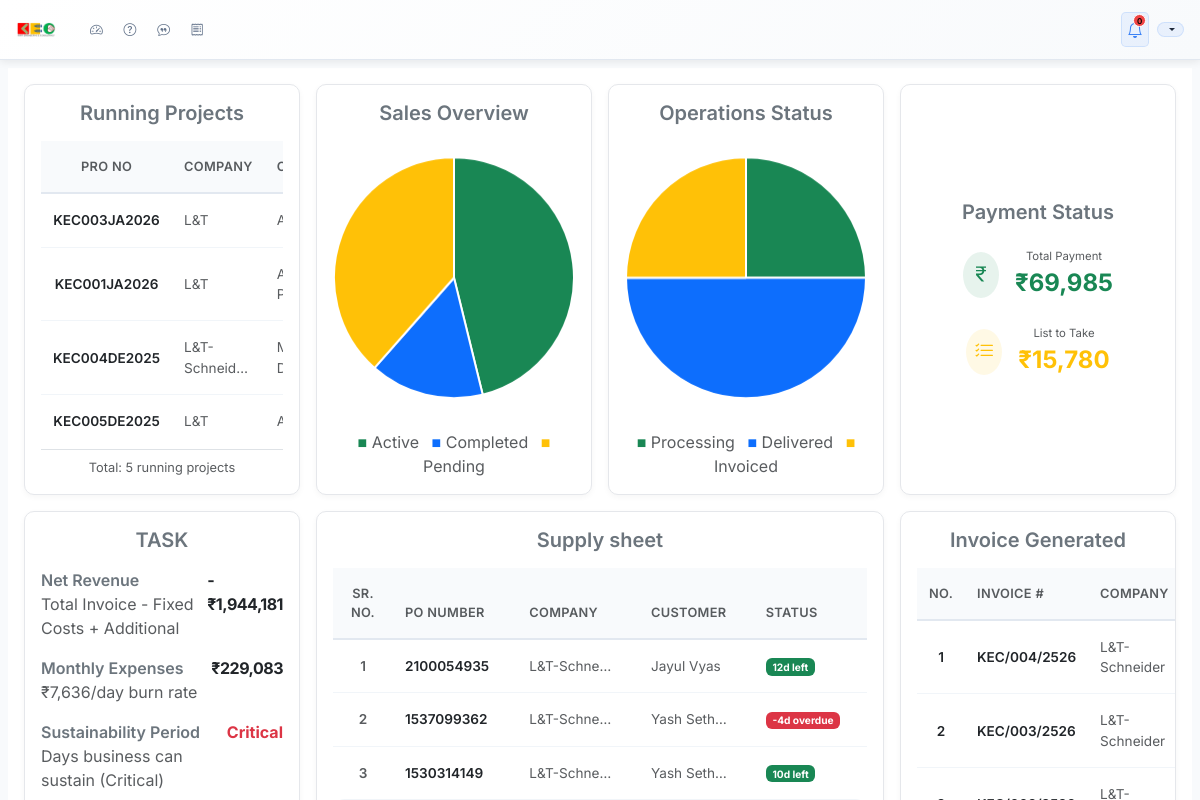
The page / (signed in) on the database as committed earlier.
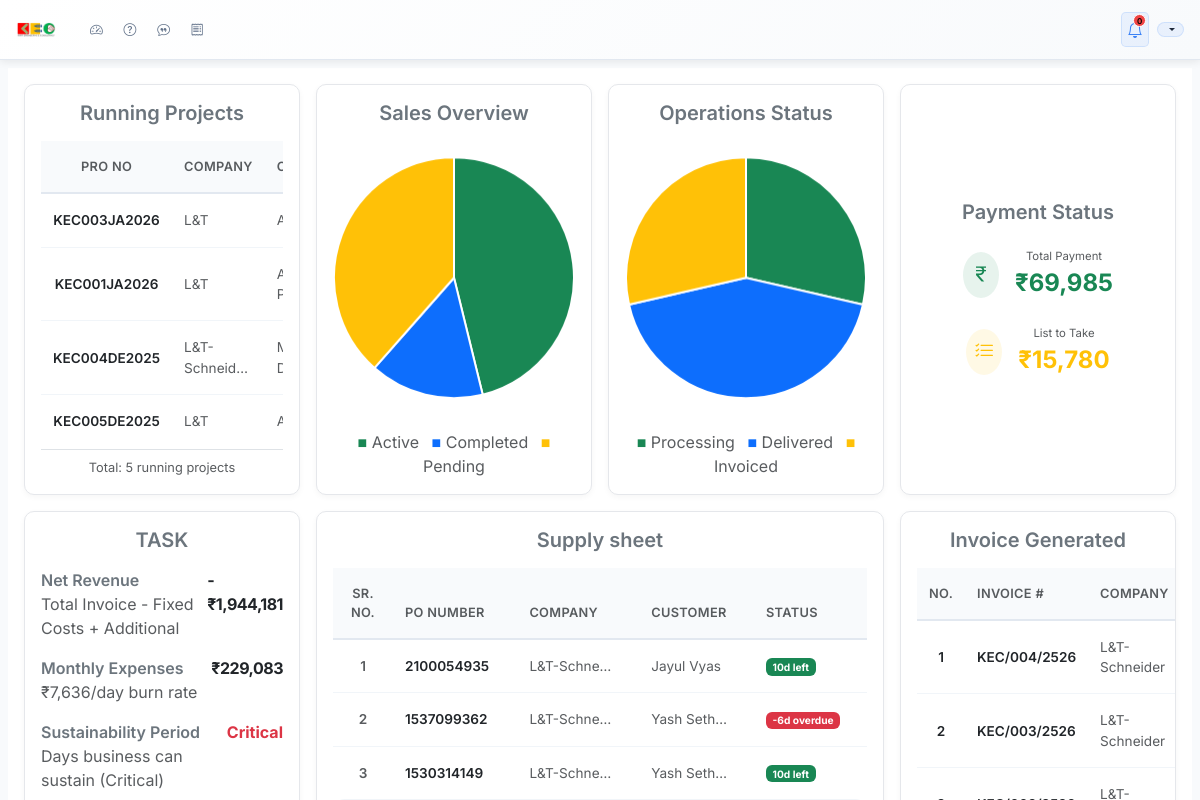
The same page on the database as committed later.
### dashboard/models.py (models this page shows, shortened)
class PurchaseOrder(models.Model):
    po_number = models.CharField(max_length=50, verbose_name="PO Number")
    order_date = models.DateField(verbose_name="Order Date")
    company = models.ForeignKey(Contact, on_delete=models.CASCADE, verbose_name="Company", related_name='purchase_orders')
    customer_name = models.CharField(max_length=200, verbose_name="Customer Name")
    order_value = models.DecimalField(max_digits=12, decimal_places=2, verbose_name="Order Value")
    days_to_mfg = models.PositiveIntegerField(verbose_name="Days to Manufacturing")
    delivery_date = models.DateField(verbose_name="Delivery Date", blank=True, null=True)
    due_days = models.IntegerField(verbose_name="Due Days", blank=True, null=True, help_text="Positive: days remaining, Negative: days overdue")
    remarks = models.TextField(blank=True, null=True, verbose_name="Remarks")
    payment_terms = models.PositiveIntegerField(
        blank=True,
        null=True,
        verbose_name="Payment Terms (Days)",
        help_text="Enter payment terms in days (e.g., 45 for 45 days)"
    )
    sales_person = models.ForeignKey(
        User,
        on_delete=models.SET_NULL,
        null=True,
        blank=True,
        related_name='sales_orders',
        limit_choices_to={'userprofile__roles__contains': 'sales'},
        verbose_name="Sales Person"
    )
    sales_percentage = models.DecimalField(
        max_digits=5,
        decimal_places=2,
        null=True,
        blank=True,
        verbose_name="Sales Percentage (%)",
        help_text="Enter percentage (e.g., 5.50 for 5.5%)"
    )
    project_manager = models.ForeignKey(
        User,
        on_delete=models.SET_NULL,
        null=True,
        blank=True,
        related_name='managed_orders',
        limit_choices_to={'userprofile__roles__contains': 'project_manager'},
        verbose_name="Project Manager"
    )
    project_manager_percentage = models.DecimalField(
        max_digits=5,
        decimal_places=2,
        null=True,
        blank=True,
        verbose_name="Project Manager Percentage (%)",
        help_text="Enter percentage (e.g., 3.25 for 3.25%)"
    )
    created_at = models.DateTimeField(auto_now_add=True)
    updated_at = models.DateTimeField(auto_now=True)
    class Meta:
        verbose_name = "Purchase Order"
        verbose_name_plural = "Purchase Orders"
        ordering = ['-created_at']

class Contact(models.Model):
    email = models.EmailField(verbose_name="Email Address", blank=True, null=True)
    phone = models.CharField(max_length=20, verbose_name="Phone Number", blank=True, null=True)
    company = models.ForeignKey(Company, on_delete=models.CASCADE, verbose_name="Company")
    location_city = models.CharField(max_length=100, verbose_name="Location (City)", blank=True)
    individual_address = models.TextField(verbose_name="Individual Address", blank=True, null=True)
    customer_name = models.CharField(max_length=200, verbose_name="Customer Name", blank=True, null=True)
    email = models.EmailField(verbose_name="Email Address", blank=True, null=True)  # Legacy field
    plant = models.CharField(max_length=100, verbose_name="Plant Location", blank=True, null=True)
    address = models.TextField(verbose_name="Address", blank=True, null=True)
    created_at = models.DateTimeField(auto_now_add=True)
    updated_at = models.DateTimeField(auto_now=True)
    class Meta:
        verbose_name = "Contact"
        verbose_name_plural = "Contacts"
        ordering = ['-created_at']

class Company(models.Model):
    company_name = models.CharField(max_length=200, verbose_name="Company Name")
    city = models.CharField(max_length=100, verbose_name="City")
    address = models.TextField(verbose_name="Company Address")
    created_at = models.DateTimeField(auto_now_add=True)
    updated_at = models.DateTimeField(auto_now=True)
    class Meta:
        verbose_name = "Company"
        verbose_name_plural = "Companies"
        ordering = ['company_name', 'city']
        unique_together = ['company_name', 'city']

### dashboard/views.py (the view)
# urls.py: path('', views.dashboard_view, name='index'),
@login_required
def dashboard_view(request):
    from decimal import Decimal
    from django.db.models import Count, Case, When, IntegerField, Max
    from datetime import datetime
    user_role = request.user.userprofile.get_roles_list()
    context = {
        'user_role': user_role,
    }
    if user_role in ['admin', 'manager']:
        context.update(get_full_dashboard_data())
    elif user_role == 'sales':
        context.update(get_sales_dashboard_data(request.user))
    elif user_role == 'project_manager':
        context.update(get_project_manager_dashboard_data(request.user))
    else:
        context.update(get_basic_dashboard_data())
    return render(request, 'dashboard/index.html', context)

### dashboard/models.py (called while the page is built)
    def get_roles_list(self):
        if self.roles:
            return self.roles.split(',')[0].strip()
        return 'sales'  # Default role

### dashboard/templates/dashboard/index.html
{% extends 'dashboard/base.html' %}
{% block content %}
<div class="container-fluid p-0 m-0" style="width: 100%; max-width: none;">
    {% if dashboard_type == 'full' %}
        {% include 'dashboard/partials/admin_dashboard.html' %}
    {% elif dashboard_type == 'sales' %}
        {% include 'dashboard/partials/sales_dashboard.html' %}
    {% elif dashboard_type == 'project_manager' %}
        {% include 'dashboard/partials/project_manager_dashboard.html' %}
    {% else %}
        {% include 'dashboard/partials/basic_dashboard.html' %}
    {% endif %}
</div>
{% endblock %}

### dashboard/templates/dashboard/partials/sales_dashboard.html (shortened to what the changed rows need)
{% load static %}
<link rel="stylesheet" href="{% static 'css/dashboard-ui.css' %}">
<div class="container-fluid bg-white p-3" style="min-height: 100vh;">
    <div class="row g-3 mb-3" style="min-height: 42vh;">
        <div class="col-md-3 col-sm-12">
            <div class="card h-100 dashboard-card">
                <div class="card-body p-3 d-flex flex-column">
                    <div class="flex-grow-1 d-flex flex-column">
                        <div class="table-responsive flex-grow-1" style="max-height: 300px; overflow-y: auto;">
                            <table class="table table-sm table-borderless">
                                <thead class="sticky-top bg-white">
                                    <tr class="border-bottom">
                                        <th class="fw-semibold text-muted" style="font-size: 0.8rem;">Pro No</th>
                                        <th class="fw-semibold text-muted" style="font-size: 0.8rem;">Company</th>
                                        <th class="fw-semibold text-muted" style="font-size: 0.8rem;">Customer</th>
                                    </tr>
                                </thead>
                            </table>
                        </div>
                    </div>
                </div>
            </div>
        </div>
        <div class="col-md-3 col-sm-12">
            <div class="card h-100 dashboard-card">
                <div class="card-body p-3 d-flex flex-column justify-content-center text-center">
                    <div class="d-flex justify-content-center flex-grow-1 align-items-center chart-wrapper">
                        <canvas id="operationsPieChart" width="140" height="140"></canvas>
                    </div>
                </div>
            </div>
        </div>
    </div>
    <div class="row g-3" style="min-height: 55vh;">
        <div class="col-md-6 col-sm-12">
            <div class="card h-100 dashboard-card">
                <div class="card-body p-3">
                    <div class="table-responsive" style="max-height: 380px; overflow-y: auto;">
                        <table class="table table-sm table-borderless">
                            <thead>
                                <tr class="border-bottom">
                                    <th class="fw-semibold text-muted" style="font-size: 0.8rem;">Sr. No.</th>
                                    <th class="fw-semibold text-muted" style="font-size: 0.8rem;">PO Number</th>
                                    <th class="fw-semibold text-muted" style="font-size: 0.8rem;">Company</th>
                                    <th class="fw-semibold text-muted" style="font-size: 0.8rem;">Customer</th>
                                    <th class="fw-semibold text-muted" style="font-size: 0.8rem;">Status</th>
                                </tr>
                            </thead>
                            <tbody>
                                {% if recent_purchase_orders %}
                                    {% for po in recent_purchase_orders %}
                                    <tr>
                                        <td class="fw-semibold text-muted" style="font-size: 0.85rem;">{{ forloop.counter }}</td>
                                        <td class="fw-semibold" style="font-size: 0.85rem;">{{ po.po_number }}</td>
                                        <td class="text-muted" style="font-size: 0.85rem;">
                                            {% if po.company.company %}
                                                {{ po.company.company.company_name|truncatechars:10 }}
                                            {% else %}
                                                {{ po.company.customer_name|truncatechars:10 }}
                                            {% endif %}
                                        </td>
                                        <td class="text-muted" style="font-size: 0.85rem;">{{ po.customer_name|truncatechars:10 }}</td>
                                        <td style="font-size: 0.85rem;">
                                            {% if po.due_days %}
                                                {% if po.due_days > 0 %}
                                                    <span class="badge bg-success">{{ po.due_days }}d left</span>
                                                {% elif po.due_days == 0 %}
                                                    <span class="badge bg-warning">Due today</span>
                                                {% else %}
                                                    <span class="badge bg-danger">{{ po.due_days|add:"-1" }}d overdue</span>
                                                {% endif %}
                                            {% else %}
                                                <span class="badge bg-secondary">Pending</span>
                                            {% endif %}
                                        </td>
                                    </tr>
                                    {% endfor %}
                                {% endif %}
                            </tbody>
                        </table>
                    </div>
                </div>
            </div>
        </div>
        <div class="col-md-3 col-sm-12">
            <div class="card h-100 dashboard-card">
                <div class="card-body p-3">
                        <table class="table table-sm table-borderless">
                            <thead>
                                <tr class="border-bottom">
                                    <th class="fw-semibold text-muted" style="font-size: 0.8rem;">No.</th>
                                    <th class="fw-semibold text-muted" style="font-size: 0.8rem;">Invoice #</th>
                                    <th class="fw-semibold text-muted" style="font-size: 0.8rem;">Company</th>
                                </tr>
                            </thead>
                        </table>
                    </div>
                </div>
            </div>
        </div>
    </div>
</div>

Rows that differ between the two databases and show on the page:
changed PurchaseOrder "Jayul Vyas": due_days "12" → "10"
changed PurchaseOrder (number 2 of 3 on the later page): due_days|add "-4" → "-6"
Other text that changed with them:
chart data {{ total_invoices|default:"45" }}: 4 → 3
